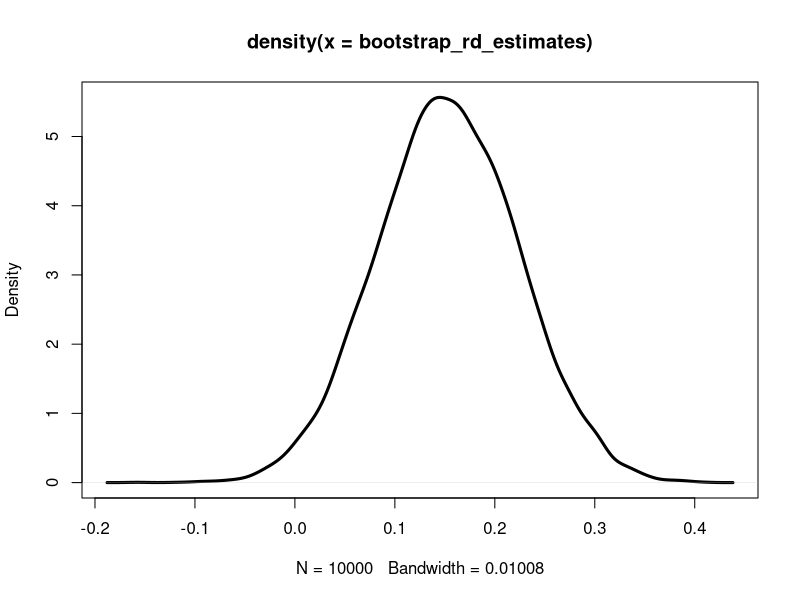

The R script that drew this image:
# Notes on bootstrapping

# First we'll load the low birthweight data from the
# MASS package
library(MASS)
data("birthwt", package = "MASS")

# calculate a 95% CI for the risk difference in low birth
# weight between mothers who smoke and don't
# First calculate the point estimate of the RD
risk_overall <- mean(birthwt$low)
risk_smoke <- mean(birthwt$low[birthwt$smoke == 1])
risk_no_smoke <- mean(birthwt$low[birthwt$smoke == 0])

# Now we can calculate the RD (risk difference)
smoking_rd <- risk_smoke - risk_no_smoke

# Now we want to calculate a CI for the risk difference
# To calculate the bootstrap CI, the first thing we need
# to do is create B number of resamples.
# Each resample is a random sample from the original dataset
# that is also size n (the sample size), but we draw the
# random sample WITH REPLACEMENT.
# In each resample, the same observation can appear
# multiple times.
n <- nrow(birthwt)

# A quick rule of thumb for choosing B:
# While you're checking if your code works, B = 10
# is plenty to make sure your statistic is correct.
# -for slow calculations, 100 is fine
# For you, B = 1,000 is fine
# For your boss, B = 10,000 is fine
# For reviewer 2, B = 100,000 is fine
B <- 10000

# Let's make a list of resamples.
# There is an R function called "sample()" that we can repeat
# B times to get B resamples with replacement.
# This is a good fit for lapply()
# There's also a function called replicate() that specifically
# works well here.
# Because we're drawing random numbers, we need to SET THE SEED!
# The seed can be ANY positive integer number.
set.seed(646986)
resamples_list <- lapply(
	1:B,
	function(i) birthwt[sample(1:n, size = n, replace = TRUE), ]
)

# Now that we have our resamples, we need to calculate the
# statistic of interest (risk difference) on each resample.
# First we need to write a function to calculate the RD
# on a resample.
get_smoking_rd <- function(resample) {
	risk_overall <- mean(resample$low)
	risk_smoke <- mean(resample$low[resample$smoke == 1])
	risk_no_smoke <- mean(resample$low[resample$smoke == 0])
	
	# Now we can calculate the RD (risk difference)
	smoking_rd <- risk_smoke - risk_no_smoke
	return(smoking_rd)
}

bootstrap_rd_estimates <- sapply(
	resamples_list,
	# Because this is a function with one argument (the current
	# resample), we can pass it as an argument without any
	# parentheses or extra details.
	get_smoking_rd
)

# OK, great.
# Now we have the RD for each resample.
# How do we get a confidence interval out of this?
# Let's look at the distribution of RDs
plot(density(bootstrap_rd_estimates), lwd = 3)

# We can now get a (1 - alpha)% CI by calculating the
# empirical quantiles of the bootstrap statistic distribution.
alpha <- 0.05
cutoff <- 1 - alpha/2
critical_probabilities <- c(1 - cutoff, cutoff)

# This is called estimating the CI with the
# "bootstrap percentile" method
bootstrap_ci <- quantile(
	bootstrap_rd_estimates,
	probs = critical_probabilities
)

round(c(smoking_rd, bootstrap_ci), 2)

# We can get an approximate p-value from the bootstrap distribution
# This is an APPROXIMATE one-tailed p-value
# Review 2 probably won't like this because it is one-tailed.
p_value <- 1 - mean(bootstrap_rd_estimates > 0)

# If we want to calculate multiple statistics with bootstrap
# CI's, it is technically better to always use the same set
# of resamples.
# This avoids "Monte Carlo error" introduced by the differences
# between two sets of resamples.
# It's really easy to calculate many statistics at one time.
# Let's write a function that does that.
get_smoking_stats <- function(resample) {
	risk_overall <- mean(resample$low)
	risk_smoke <- mean(resample$low[resample$smoke == 1])
	risk_no_smoke <- mean(resample$low[resample$smoke == 0])
	
	# Now we can calculate the RD (risk difference)
	smoking_rd <- risk_smoke - risk_no_smoke
	
	# We can also calculate the RR (risk ratio)
	smoking_rr <- risk_smoke / risk_no_smoke
	
	# And the OR (odds ratio)
	# Odds = risk / (1 - risk)
	odds_smoke <- risk_smoke / (1 - risk_smoke)
	odds_no_smoke <- risk_no_smoke / (1 - risk_no_smoke)
	smoking_or <- odds_smoke / odds_no_smoke
	
	stats_vector <- c(smoking_rd, smoking_rr, smoking_or)
	names(stats_vector) <- c("RD", "RR", "OR")
	
	return(stats_vector)
}
smoking_stats_point_estimates <- get_smoking_stats(birthwt)

# Now we can sapply() this function to the resamples
# to calculate all three statistics at once
bootstrap_stats_estimates <- sapply(
	resamples_list,
	get_smoking_stats
)

# We can use another member of the *apply() family to get
# the CIs for all three statistics from this matrix.
bootstrap_stat_cis <- apply(
	bootstrap_stats_estimates,
	MARGIN = 1,
	\(x) quantile(x, probs = critical_probabilities)
)

cleaned_bootstrap_estimates <-
	rbind(
		smoking_stats_point_estimates,
		bootstrap_stat_cis
	) |>
	round(2) |>
	t()

colnames(cleaned_bootstrap_estimates) <- c(
	"Estimate", "Lower", "Upper"
)

cleaned_bootstrap_estimates
